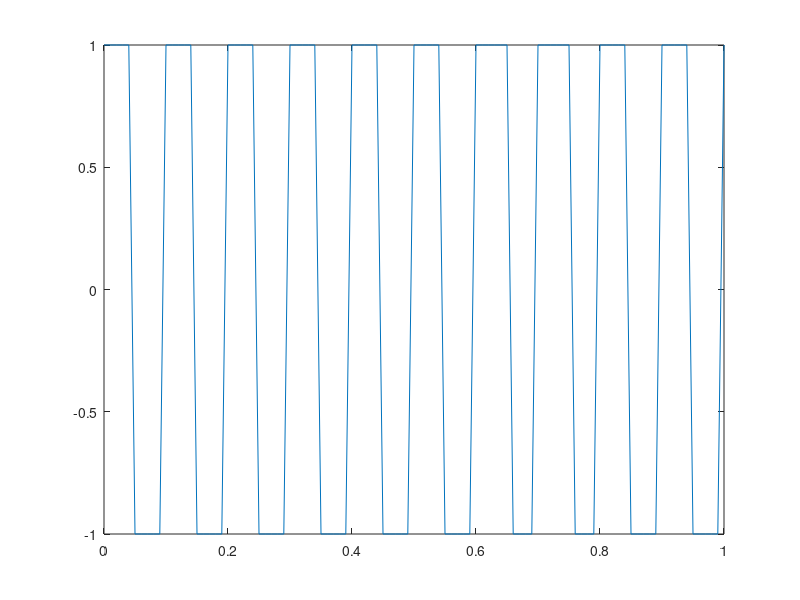
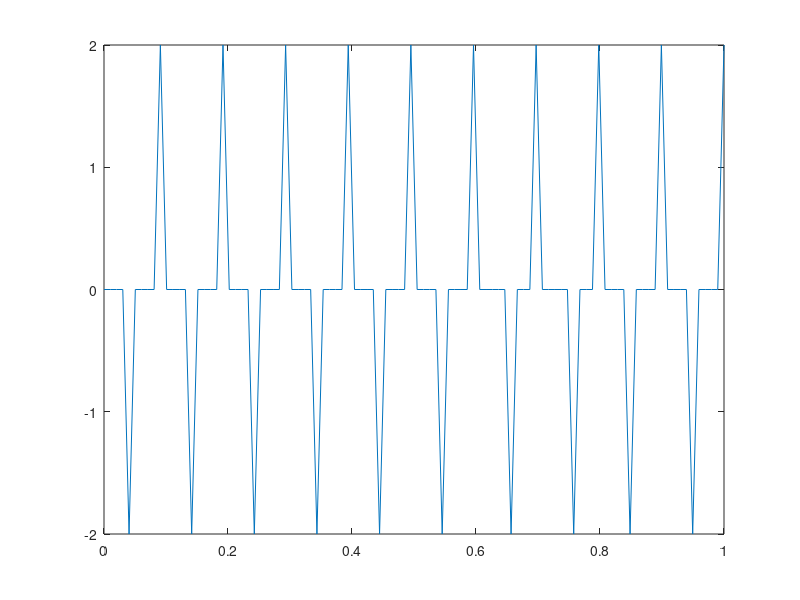

The MATLAB script that drew these images, in order:
% To generate square wave
clc
clear all
close all
t=linspace(0,1,101); %time vector
t1=linspace(0,1,100);
A=1;%Amplitude of the signal
f=10; %Frequency of the signal
x=A*square(2*pi*f*t);
y=diff(x);
plot(t,x),figure,plot(t1,y)
% xlabel('t'),ylabel('Amplitude'),
% title('1 Hz sine wave'),
% axis([0 1 -2 2])
